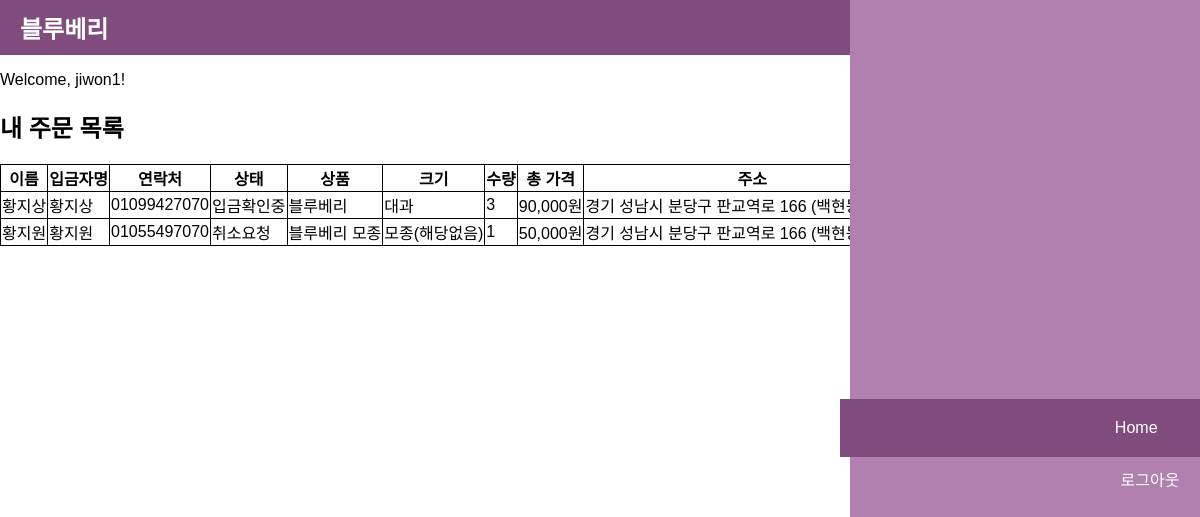
Page /orders/list/ (signed in) on the committed database.
### orders/models.py (models this page shows, shortened)
class Order(models.Model):
    SIZE_CHOICES = [
        ('small', '소과'),
        ('big', '대과'),
        ('none', '모종(해당없음)'),
    ]
    STATUS_CHOICES = [
        ('pending', '입금확인중'),
        ('preparing', '배송준비중'),
        ('shipping', '배송중'),
        ('completed', '배송완료'),
        ('canceling', '취소요청'),
        ('cancelled', '취소완료'),
    ]
    user = models.ForeignKey(User, on_delete=models.CASCADE)
    item = models.ForeignKey(Item, on_delete=models.CASCADE)
    size = models.CharField(max_length=5, choices=SIZE_CHOICES, null=True, blank=True)
    quantity = models.PositiveIntegerField()
    name = models.CharField(max_length=100)
    contact = models.CharField(max_length=100)
    postcode = models.CharField(max_length=10)
    address = models.CharField(max_length=255)
    detail_address = models.CharField(max_length=255)
    preferred_delivery_date = models.DateField()
    depositor_name = models.CharField(max_length=100)
    status = models.CharField(max_length=10, choices=STATUS_CHOICES, default='입금확인중')
    review_written = models.BooleanField(default=False) #TODO
    total_price = models.DecimalField(max_digits=10, decimal_places=0, editable=False)
    cancel_requested = models.BooleanField(default=True)

### items/models.py (models this page shows, shortened)
class Item(models.Model):
    CATEGORY_CHOICES = [
        ('fruit','과일'),
        ('seed','모종'),
    ]
    name = models.CharField(max_length=100)
    category = models.CharField(max_length=20,choices=CATEGORY_CHOICES)
    price_per_small = models.DecimalField(max_digits=10, decimal_places=0, null=True, blank=True)
    price_per_big = models.DecimalField(max_digits=10, decimal_places=0, null=True, blank=True)
    price_per_unit = models.DecimalField(max_digits=10, decimal_places=0, null=True, blank=True)

### orders/views.py (the view)
# urls.py: path('orders/', views.order_list, name='admin_order_list'),
@login_required
def order_list(request):
    orders = Order.objects.filter(user=request.user)
    return render(request, 'orders/order_list.html', {'orders': orders})

### orders/templates/orders/order_list.html (shortened to what this page needs)
{% extends 'base.html' %}
{% block content %}
<h2>내 주문 목록</h2>
<table>
    <thead>
        <tr>
            <th>이름</th>
            <th>입금자명</th>
            <th>연락처</th>
            <th>상태</th>
            <th>상품</th>
            <th>크기</th>
            <th>수량</th>
            <th>총 가격</th>
            <th>주소</th>
            <th>배송희망일</th>
            <th>리뷰</th>
            <th>비고</th>
        </tr>
    </thead>
    <tbody>
        {% for order in orders %}
        <tr>
            <td>{{ order.name }}</td>
            <td>{{ order.depositor_name }}</td>
            <td>{{ order.contact }}</td>
            <td>{{ order.get_status_display }}</td>
            <td>{{ order.item.name }}</td>
            <td>{{ order.get_size_display }}</td>
            <td>{{ order.quantity }}</td>
            <td>{{ order.total_price }}원</td>
            <td>{{ order.address }}, {{ order.detail_address }}</td>
            <td>{{ order.preferred_delivery_date }}</td>
            <td>
                {% if order.status == 'completed' and not order.review_written %}
                    <a href="{% url 'review_create' order.id %}">리뷰 쓰기</a>
                {% elif order.review_written %}
                    리뷰 작성 완료
                {% elif order.status != 'completed' %}
                    <a href="#" onclick="alert('배송이 완료되면 리뷰를 작성할 수 있습니다.')">리뷰 쓰기</a>
                {% endif %}
            </td>
            <td>
                {% if order.status == 'shipping' %}
                    <a href="{% url 'complete_order' order.id %}">구매 확정</a>
                {% elif order.status == 'pending' %}
                    <a href="{% url 'request_cancel' order.id %}">취소 요청</a>
                {% endif %}
            </td>
        </tr>
        {% endfor %}
    </tbody>
</table>
{% endblock %}

### templates/base.html (shortened to what this page needs)
<!DOCTYPE html>
<html>
<head>
</head>
<body onclick="closeMenu(event)">
    <header>
        <a href="{% url 'home' %}">
            <h1>블루베리</h1>
        </a>
        <div class="hamburger" onclick="toggleMenu(event)">
        </div>
    </header>
    <nav id="navMenu" onclick="event.stopPropagation()">
        <div class="nav-header">
            <a href="{% url 'home' %}">Home</a>
        </div>
        {% if user.is_authenticated %}
            <a href="{% url 'logout' %}">로그아웃</a>
        {% else %}
            <a href="{% url 'signup' %}">가입</a>
            <a href="{% url 'login' %}">로그인</a>
        {% endif %}
    </nav>
    <main>
        <p>Welcome, {{ user.username }}!</p>
        {% block content %}
        {% endblock %}
    </main>
</body>
</html>

### templates/base.html (style rules this page uses)
body { margin: 0; font-family: Arial, sans-serif; }
header { display: flex; justify-content: space-between; align-items: center; padding: 10px 20px; background-color: #804c7d; color: #fff; }
header a { color: #fff; text-decoration: none; }
header h1 { margin: 0; font-size: 1.5em; }
nav { position: fixed; top: 0; right: -250px; height: 100%; width: 50%; background-color: #b081ae; display: flex; flex-direction: column; align-items: center; justify-content: center; transition: right 0.3s ease; padding-top: 50px; }
nav a { color: #fff; padding: 10px; text-decoration: none; display: block; width: 100%; text-align: center; }
.hamburger { display: flex; flex-direction: column; justify-content: space-around; width: 30px; height: 21px; cursor: pointer; }
.nav-header { display: flex; justify-content: space-between; align-items: center; width: 100%; padding: 10px; background-color: #804c7d; }

### orders/templates/orders/order_list.html (style rules this page uses)
table, th, td, tr { border: 1px solid; border-collapse: collapse; }

### rows in the picture
Order: name "황지상", depositor_name "황지상", contact "01099427070", status "입금확인중", item.name "블루베리", size "대과", quantity "3", total_price "90,000", address "경기 성남시 분당구 판교역로 166 (백현동)"
Order: name "황지원", depositor_name "황지원", contact "01055497070", status "취소요청", item.name "블루베리 모종", size "모종(해당없음)", quantity "1", total_price "50,000", address "경기 성남시 분당구 판교역로 166 (백현동)"

### other values in the picture
{{ user.username }} "jiwon1"
